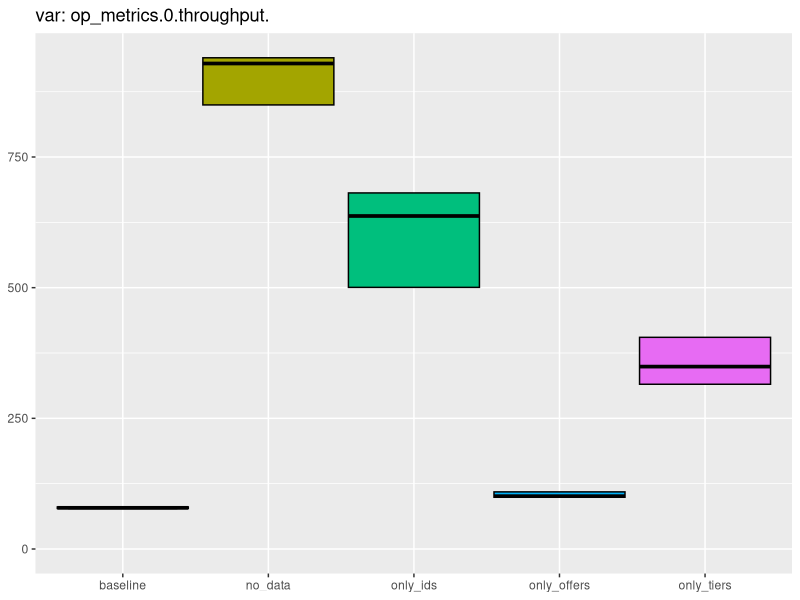
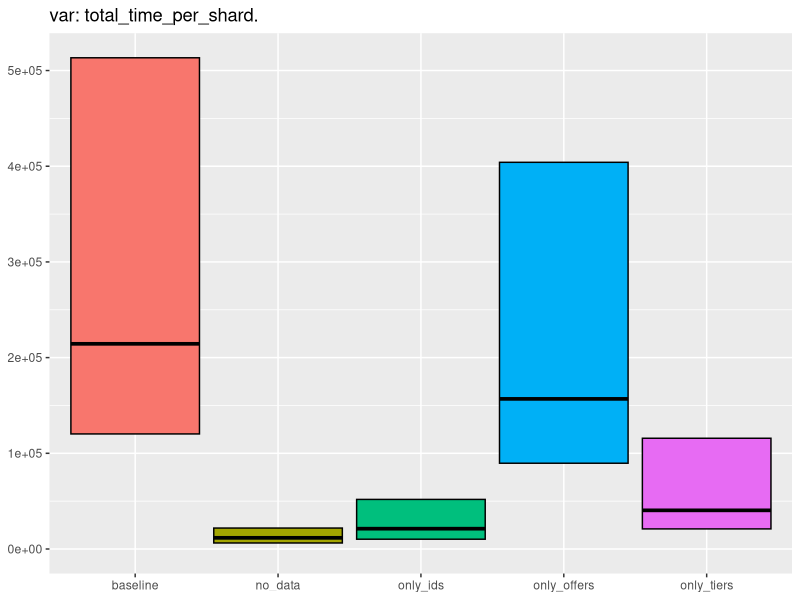
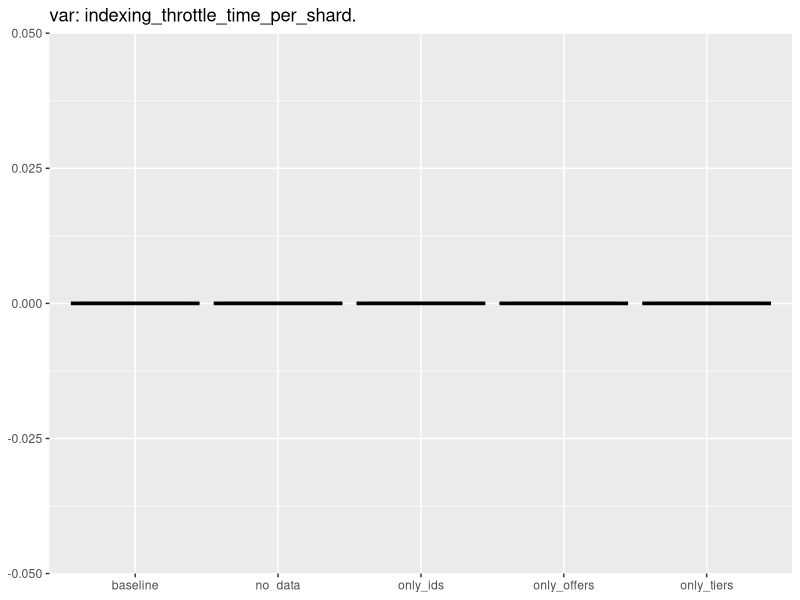
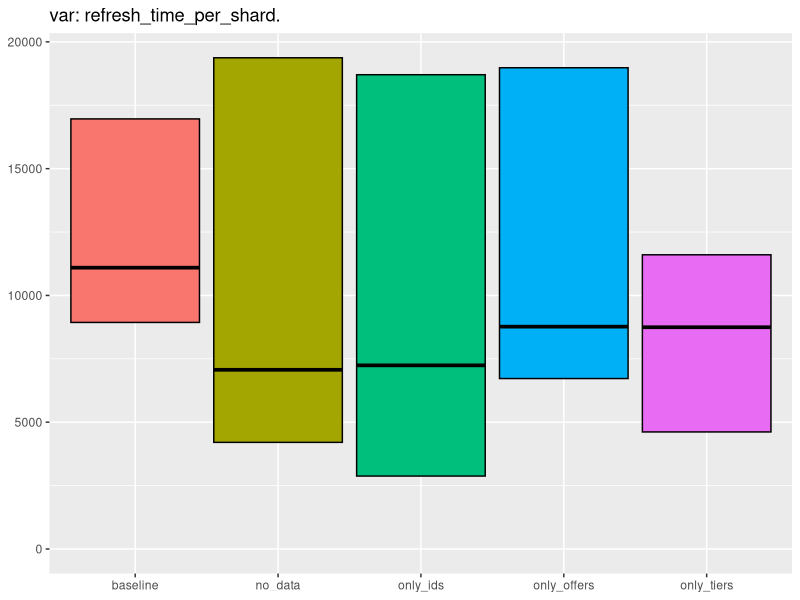
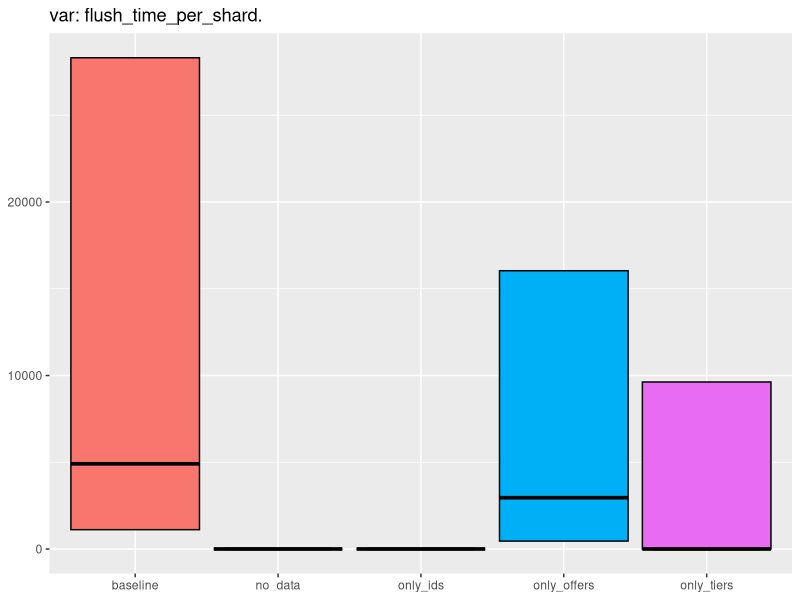
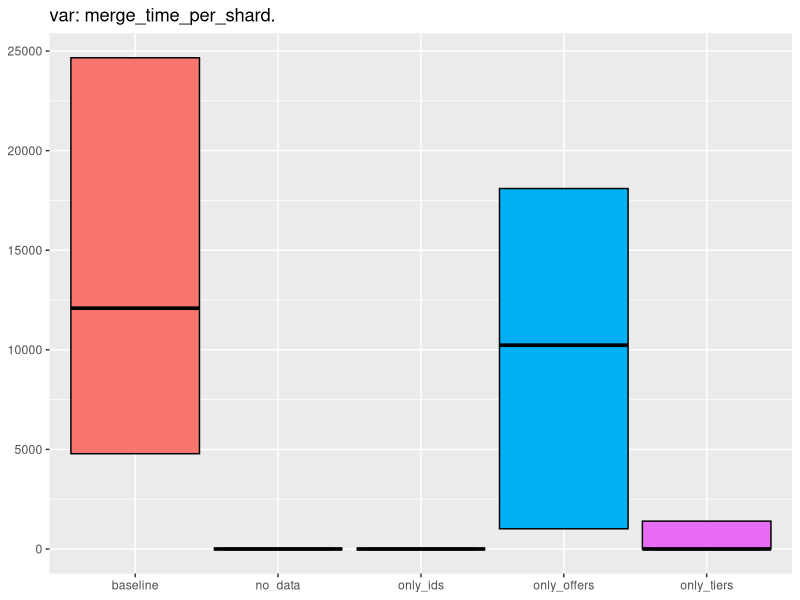
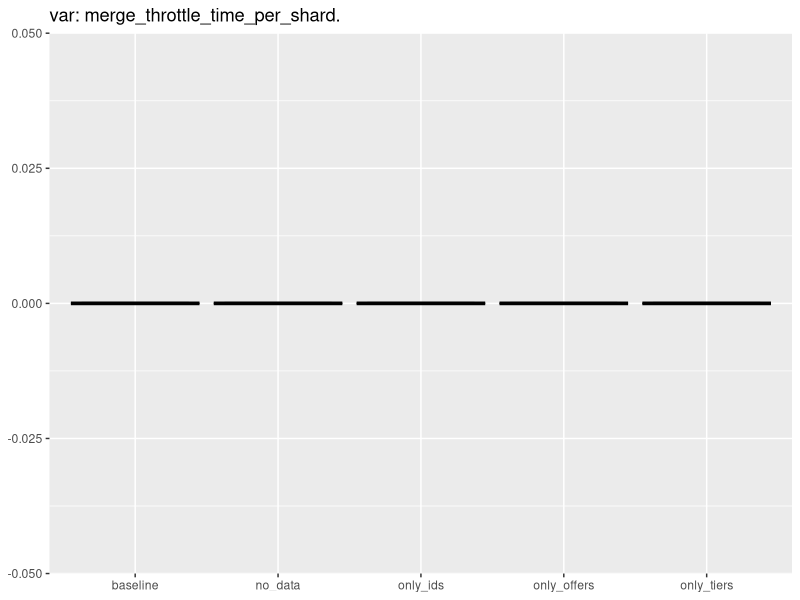
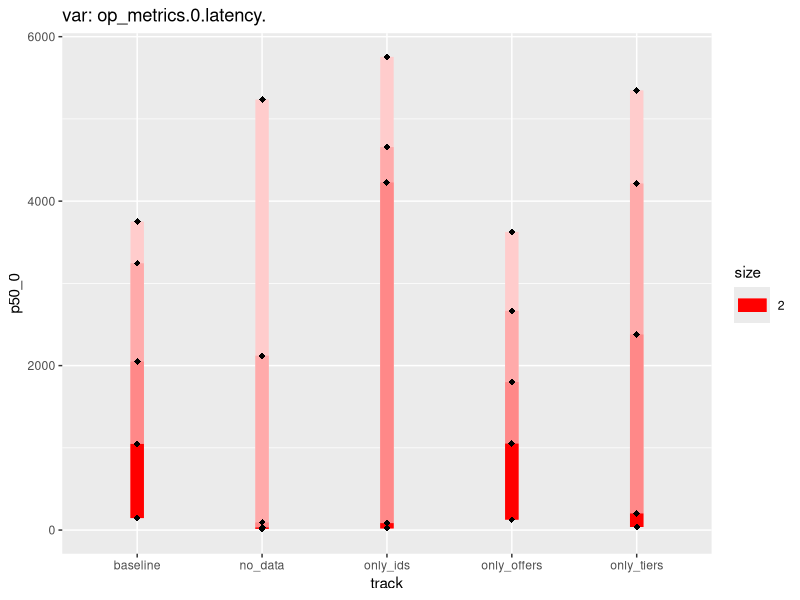

Write R code to recreate these figures, in order. (Note: this script raises an error after producing the figures.)
library(ggplot2)
library(tidyr)
library(dplyr)
library(ggpubr)
library(gridExtra)
library(grid)

# plot counter (for filename)
i <- 0

# dataframe
df <- read.csv(file="./data.csv", sep=',', header=FALSE, quote='"', col.names=c("track", "var", "val"))

formatNumber <- function(x) {
  if (is.integer(x)) x else sprintf("%.2f", x)
}


# min/median/max vars
{
  vars <- list(
   "op_metrics.0.throughput.",
   "total_time_per_shard.",
   "indexing_throttle_time_per_shard.",
   "refresh_time_per_shard.",
   "flush_time_per_shard.",
   "merge_time_per_shard.",
   "merge_throttle_time_per_shard."
  )

  lapply(vars, function(v) {
    # throughput
    tp <- df %>% filter(startsWith(as.character(var), v))

    tpw <- spread(tp, var, val)

    tpw <- tpw[,c(
      "track",
      paste(v, "median", sep=""),
      paste(v, "min", sep=""),
      paste(v, "max", sep="")
    )]
    names(tpw) <- c("track", "median", "min", "max")

    g <- ggplot(tpw, aes_string(
      x = "track",
      y = "median",
      ymin = "min",
      ymax = "max",
      fill = "track"
    )) + geom_boxplot() + geom_crossbar() + ylim(0, NA) + theme(legend.position = "none", axis.title.y=element_blank(), axis.title.x=element_blank()) + ggtitle(paste("var: ", v, sep=""))

    print("tpw")
    print(tpw)

    tpw[2:4] <- lapply(tpw[2:4], formatNumber) # (the first column holds the track_name, we want to format all the others)

    tbl <- tableGrob(tpw, rows = NULL)

    #list(label = v, plot = g)
    ggsave(file=paste("plots/plot-", i, ".png", sep=""), plot=g)
    ggsave(file=paste("plots/table-", i, ".png", sep=""), plot=tbl)
    i <<- i+1
  })
}

# percentile vars
{
  vars <- list(
   "op_metrics.0.latency.",
   "op_metrics.0.service_time.",
   "op_metrics.0.processing_time."
  )

  lapply(vars, function(v) {
    # throughput
    tp <- df %>% filter(startsWith(as.character(var), v))

    tpw <- spread(tp, var, val)

    tpw <- tpw[,c(
      "track",
      paste(v, "50_0", sep=""),
      paste(v, "99_0", sep=""),
      paste(v, "99_9", sep=""),
      paste(v, "99_99", sep=""),
      paste(v, "100_0", sep="")
   )]
   names(tpw) <- c("track", "p50_0", "p99_0", "p99_9", "p99_99", "p100_0")

   print("cuuuuuuuuuus")

   print(tpw)

    g <- (
        ggplot(tpw, aes_string(
          x = "track",
          y = "p50_0"
          #label = "50_0"
          #ymin = paste(v, "min", sep=""),
          #ymin = paste(v, "50_0", sep=""),
          #lower = paste(v, "50_0", sep=""),
          #upper = paste(v, "90_0", sep=""),
          #ymax = paste(v, "99_0", sep="")
          #fill = "track"
        ))
      + geom_segment(aes_string(
          x = "track",
          y = "p50_0",
          xend = "track",
          yend = "p100_0",
          size = 2
        ), colour= "#FFCCCCFF")
      + geom_segment(aes_string(
          x = "track",
          y = "p50_0",
          xend = "track",
          yend = "p99_99",
          size = 2
        ), colour= "#FFAAAAFF")
      + geom_segment(aes_string(
          x = "track",
          y = "p50_0",
          xend = "track",
          yend = "p99_9",
          size = 2
        ), colour= "#FF8888FF")
      + geom_segment(aes_string(
          x = "track",
          y = "p50_0",
          xend = "track",
          yend = "p99_0",
          size = 2
        ), colour= "#FF0000FF")
      + geom_point(size = 2, shape = 18, colour= "#000000FF")
      + geom_point(aes_string(
          x = "track",
          y = "p100_0"
        ), size = 2, shape =18, colour= "#000000FF")
      + geom_point(aes_string(
          x = "track",
          y = "p99_99"
        ), size = 2, shape =18, colour= "#000000FF")
      + geom_point(aes_string(
          x = "track",
          y = "p99_9"
        ), size = 2, shape =18, colour= "#000000FF")
      + geom_point(aes_string(
          x = "track",
          y = "p99_0"
        ), size = 2, shape =18, colour= "#000000FF")
      + ylim(0, NA)
      + ggtitle(paste("var: ", v, sep=""))
    )

    tpw[2:6] <- lapply(tpw[2:6], formatNumber) # (the first column holds the track_name, we want to format all the others)

    tbl <- tableGrob(tpw, rows = NULL)

    #combined <- grid.arrange(g, tbl, nrow=2)

    #list(label = v, plot = g)
    ggsave(file=paste("plots/plot-", i, ".png", sep=""), plot=g)
    ggsave(file=paste("plots/table-", i, ".png", sep=""), plot=tbl)
    i <<- i+1
  })
}

# single value vars
{
  vars <- list(
   "op_metrics.0.error_rate",
   "total_time",
   "merge_time",
   "merge_count",
   "refresh_time",
   "refresh_count",
   "flush_time",
   "flush_count",
   "merge_throttle_time",
   "young_gc_time",
   "old_gc_time",
   "memory_doc_values",
   "memory_terms",
   "memory_norms",
   "memory_points",
   "memory_segments",
   "memory_stored_fields",
   "store_size",
   "translog_size",
   "segment_count"
  )

  lapply(vars, function(v) {
    tp <- df %>% filter(as.character(var) == v)

    tpw <- spread(tp, var, val)

    tpw <- tpw[,c(
      "track",
      v
    )]
    names(tpw) <- c("track", "value")

    g <- (
      ggplot(tpw, aes_string(
        x = "track",
        y = "value",
        fill = "track"
      ))
      + geom_bar(stat = "identity")
      + ylim(0, NA)
      + ggtitle(paste("var: ", v, sep=""))
    )

    tpw[2] <- lapply(tpw[2], formatNumber) # (the first column holds the track_name, we want to format all the others)

    tbl <- tableGrob(tpw, rows = NULL)

    #list(label = v, plot = g)
    ggsave(file=paste("plots/plot-", i, ".png", sep=""), plot=g)
    ggsave(file=paste("plots/table-", i, ".png", sep=""), plot=tbl)
    i <<- i+1
  })
}

#do.call(ggarrange, c(
#  #lapply(plots, function(x) { x[2] }),
#  plots,
#  list(
#    common.legend = TRUE,
#    legend = "bottom"
#    # labels = lapply(plots, function(x) x["label"])
#  )
#))
#
##dev.off()
#ggsave("plot.png")
